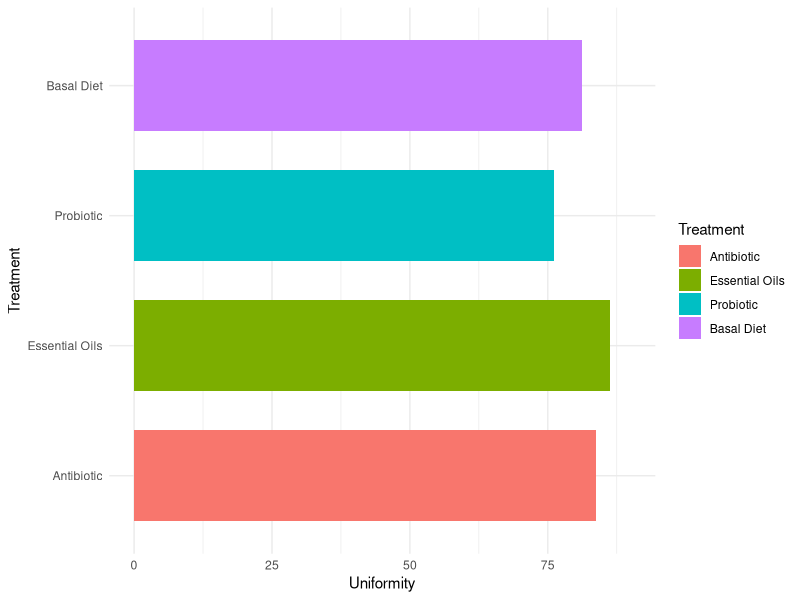
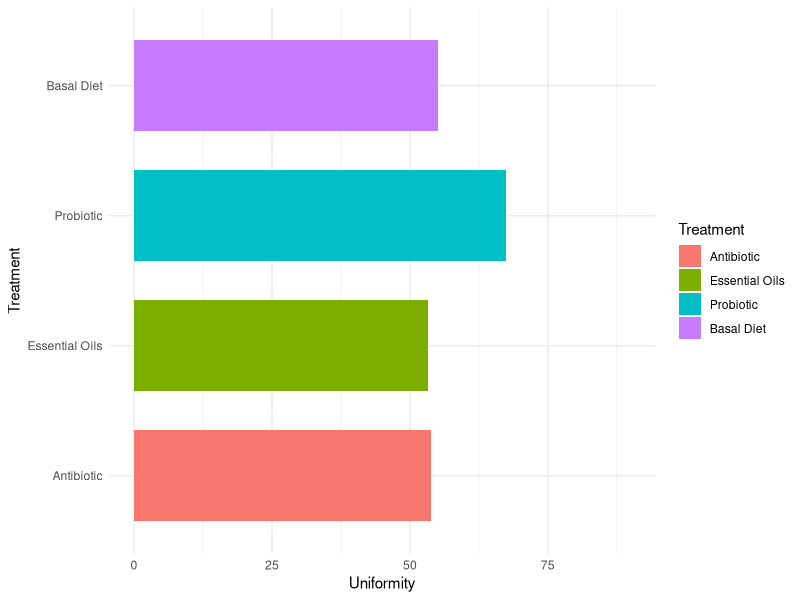
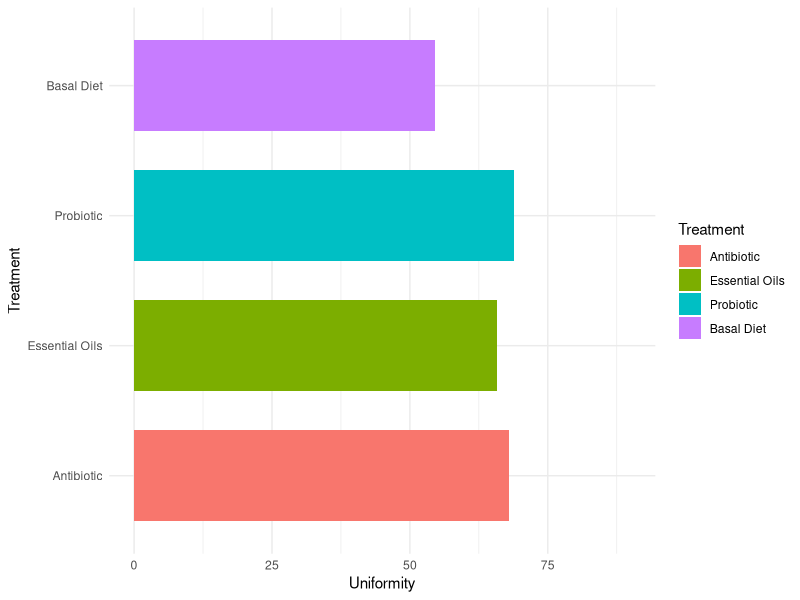
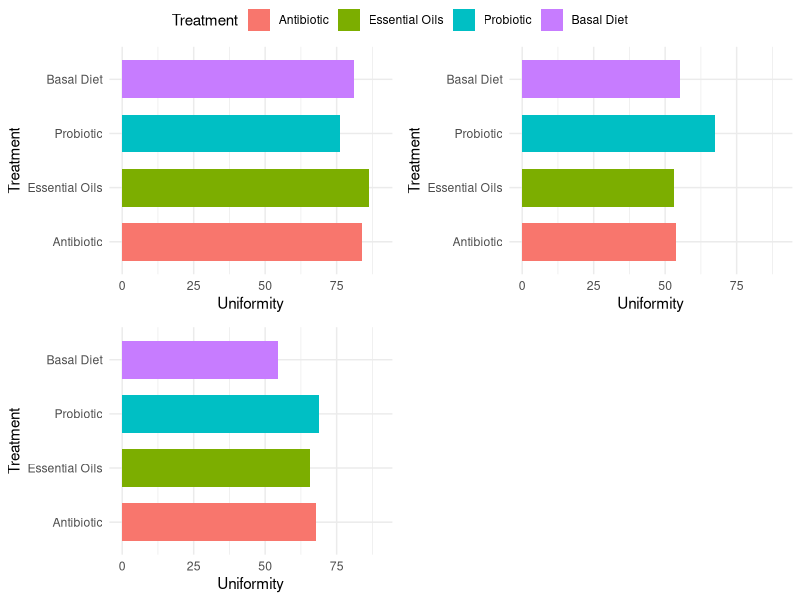
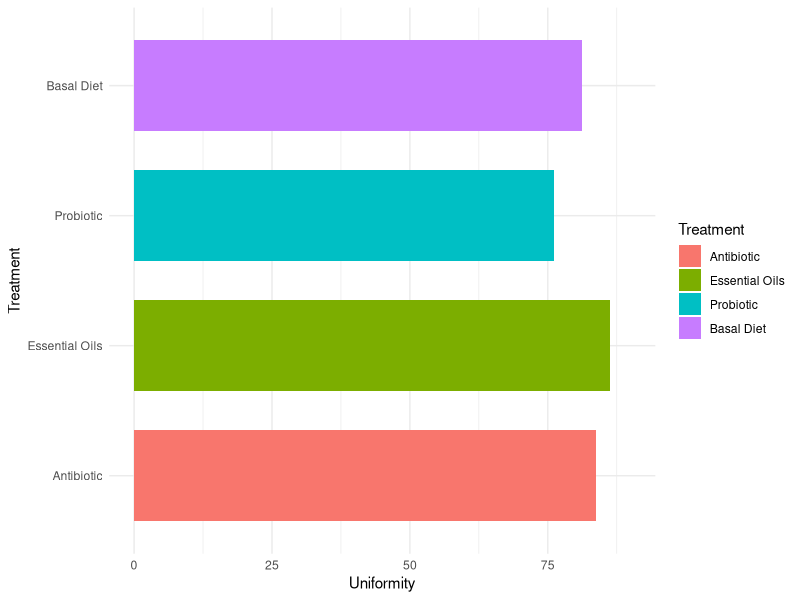
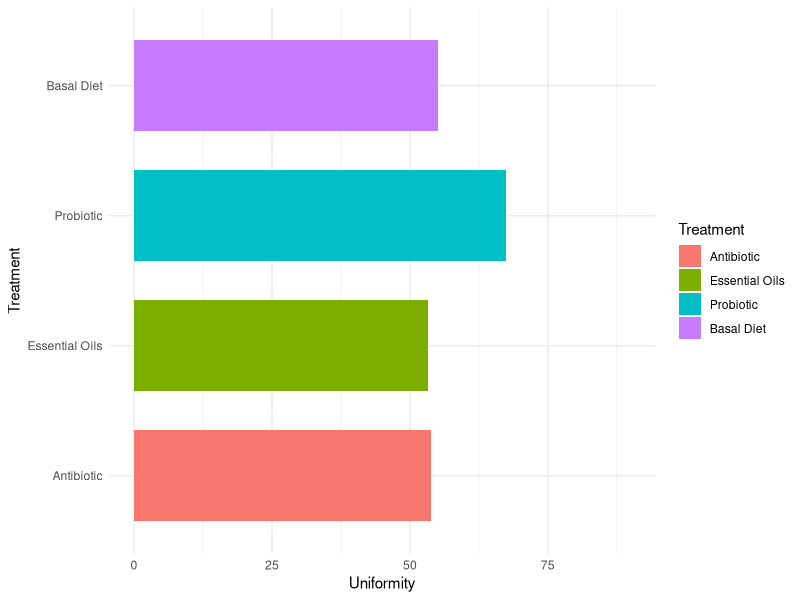
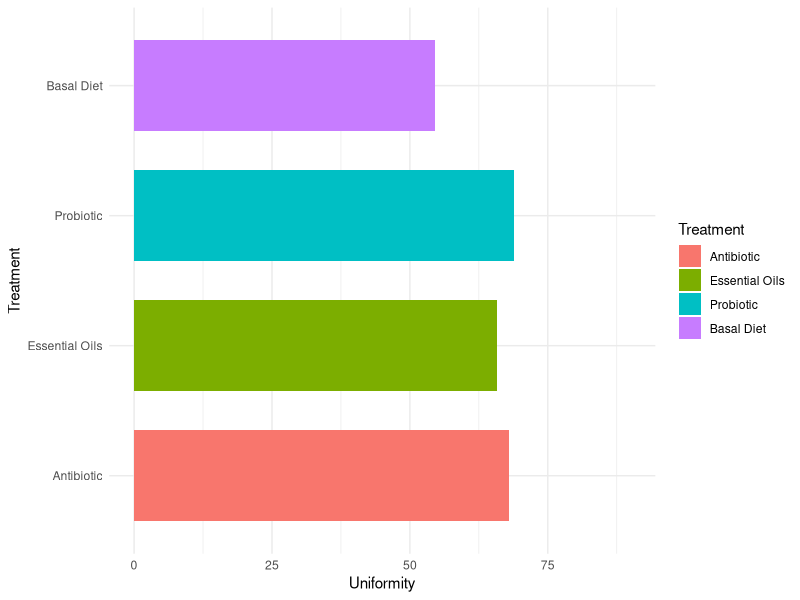
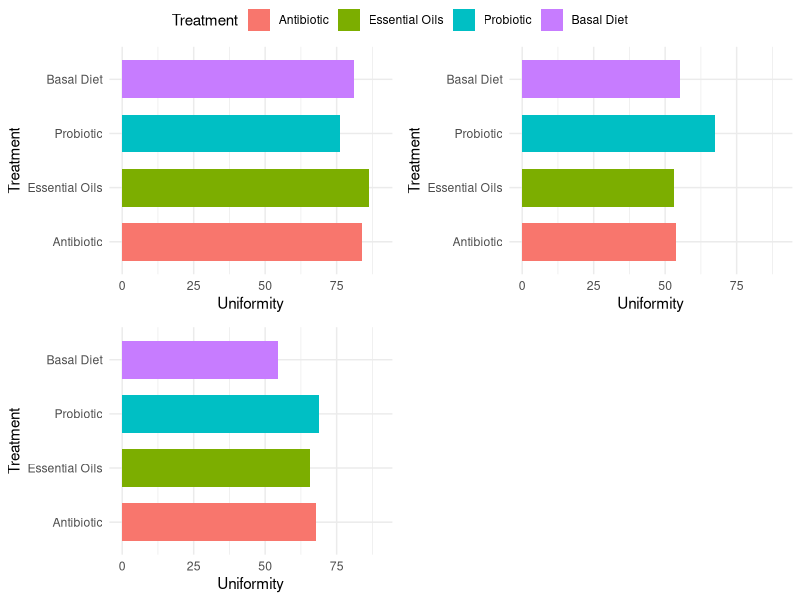

Source code (R) for these figures, in order:
#Uniformity graphs 
# packages 
library(ggplot2)
library(magrittr)
library(dplyr)
library(ggpubr)


# set directory 
setwd("/Users/anafonseca/Chicken_Microbiome_data/broiler_microbiome_groups/fastpfiles/asv-fastp/phyloseq_object/")

# Get the data 
#unidata <- readxl::read_excel("/Users/anafonseca/OneDrive - The Pennsylvania State University/Documents/Master_projects/Poultry_Science_Manuscript/BW_UNIFORMITY.xlsx")

#unidata

df1 <- data.frame(Treatment=c("Basal Diet", "Probiotic", "Essential Oils", "Antibiotic"),
                 Uniformity=c(81.2, 76.2, 86.2, 83.8),
                 Weight=c(1, 1, 1, 1))

head(df1)

df2 <- data.frame(Treatment=c("Basal Diet", "Probiotic", "Essential Oils", "Antibiotic"),
                  Uniformity=c(55.1, 67.5, 53.2, 53.8),
                  Weight=c(2, 2, 2, 2))

head(df2)

df3 <- data.frame(Treatment=c("Basal Diet", "Probiotic", "Essential Oils", "Antibiotic"),
                  Uniformity=c(54.5, 68.8, 65.8, 67.9),
                  Weight=c(3, 3, 3, 3))

head(df3)

# plots

df1$"Treatment" <- factor(df1$"Treatment", 
                            levels = c("Antibiotic", "Essential Oils", "Probiotic", "Basal Diet"))


df2$"Treatment" <- factor(df2$"Treatment", 
                          levels = c("Antibiotic", "Essential Oils", "Probiotic", "Basal Diet"))

df3$"Treatment" <- factor(df3$"Treatment", 
                          levels = c("Antibiotic", "Essential Oils", "Probiotic", "Basal Diet"))
#Weight1

p1 <-ggplot(df1, aes(x=Treatment, y=Uniformity, fill=Treatment)) +
  geom_bar(stat="identity",  width=0.7) + 
  scale_y_continuous(limits = c(0, 90)) +
  coord_flip() +  theme_minimal()
p1
ggsave(filename = "bar-plot-treatmentuniformity1.pdf", dpi = 600)

#Weight2
p2 <-ggplot(df2, aes(x=Treatment, y=Uniformity, fill=Treatment)) +
  geom_bar(stat="identity",  width=0.7) +  
  scale_y_continuous(limits = c(0, 90)) +
  coord_flip() +  theme_minimal()
p2
ggsave(filename = "bar-plot-treatmentuniformity2.pdf", dpi = 600)

#Weight3
p3 <-ggplot(df3, aes(x=Treatment, y=Uniformity, fill=Treatment)) +
  geom_bar(stat="identity",  width=0.7) +  
  scale_y_continuous(limits = c(0, 90)) +
  coord_flip() + theme_minimal()
p3
ggsave(filename = "bar-plot-treatmentuniformity3.pdf", dpi = 600)

ggarrange(p1, p2, p3, ncol = 2, nrow = 2, common.legend = TRUE)

ggsave(filename = "bar-plot-treatmentuniformityall.pdf", dpi = 600)

